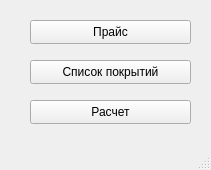
<?xml version="1.0" encoding="UTF-8"?>
<ui version="4.0">
 <class>MainWindow</class>
 <widget class="QMainWindow" name="MainWindow">
  <property name="geometry">
   <rect>
    <x>0</x>
    <y>0</y>
    <width>211</width>
    <height>170</height>
   </rect>
  </property>
  <property name="windowTitle">
   <string>MainWindow</string>
  </property>
  <widget class="QWidget" name="centralwidget">
   <widget class="QPushButton" name="btnPrice">
    <property name="geometry">
     <rect>
      <x>30</x>
      <y>20</y>
      <width>161</width>
      <height>24</height>
     </rect>
    </property>
    <property name="text">
     <string>Прайс</string>
    </property>
   </widget>
   <widget class="QPushButton" name="btnAsph">
    <property name="geometry">
     <rect>
      <x>30</x>
      <y>60</y>
      <width>161</width>
      <height>24</height>
     </rect>
    </property>
    <property name="text">
     <string>Список покрытий</string>
    </property>
   </widget>
   <widget class="QPushButton" name="btnCalc">
    <property name="geometry">
     <rect>
      <x>30</x>
      <y>100</y>
      <width>161</width>
      <height>24</height>
     </rect>
    </property>
    <property name="text">
     <string>Расчет</string>
    </property>
   </widget>
  </widget>
  <widget class="QMenuBar" name="menubar">
   <property name="geometry">
    <rect>
     <x>0</x>
     <y>0</y>
     <width>211</width>
     <height>22</height>
    </rect>
   </property>
  </widget>
  <widget class="QStatusBar" name="statusbar"/>
 </widget>
 <resources/>
 <connections/>
</ui>
